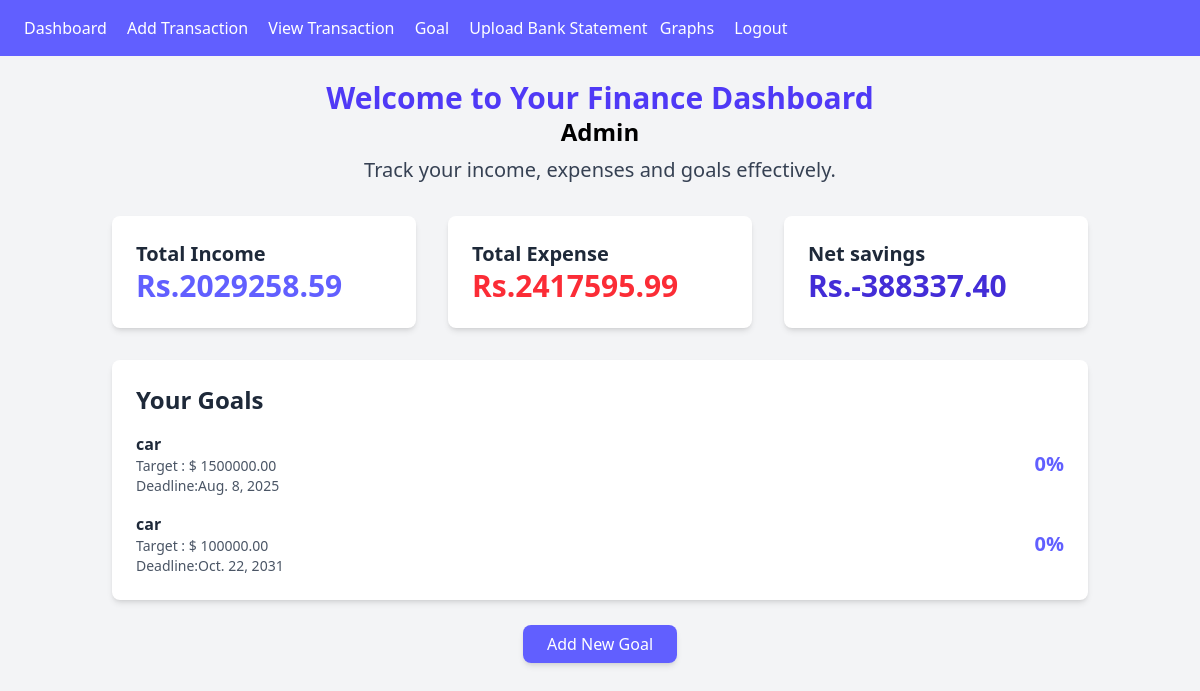
The app's page / (signed in) with its own data.
### finanace/models.py (models this page shows, shortened)
class Goal(models.Model):
    user=models.ForeignKey(User,on_delete=models.CASCADE)
    name=models.CharField(max_length=100)
    target_amount=models.DecimalField(max_digits=10,decimal_places=2)
    deadline=models.DateField()

### finanace/views.py (the view)
# urls.py: path("",DashboardView.as_view(),name="dashboard"),
class DashboardView(LoginRequiredMixin,View):
    def get(self,request,*args,**kwargs):
        transaction=Transaction.objects.filter(user=request.user)
        goal=Goal.objects.filter(user=request.user)
        total_income=Transaction.objects.filter(user=request.user,transaction_type="Income").aggregate(Sum('amount'))['amount__sum'] or 0
        total_expense=Transaction.objects.filter(user=request.user,transaction_type="Expense").aggregate(Sum('amount'))['amount__sum'] or 0
        net_saving=total_income-total_expense
        remaining_saving=net_saving
        goal_progress=[]
        for g in goal:
            if remaining_saving>=g.target_amount:
                goal_progress.append({'goal':g,"progress":100})
                remaining_saving-=g.target_amount
            elif remaining_saving>0:
                progress=(remaining_saving/g.target_amount)*100
                goal_progress.append({'goal':g,"progress":progress})
                remaining_saving=0
            else:
                goal_progress.append({'goal':g,"progress":0})
        context={
            'transactions':transaction,
            'total_income':total_income,
            'total_expense':total_expense,
            'net_saving':net_saving,
            'goal_progress':goal_progress
        }
        return render(request,"dashboard.html",context)

### finanace/templates/dashboard.html (shortened to what this page needs)
{% extends "base.html" %}
{% block content %}
    <div class="container mx-auto p-6">
        <div class="text-center mb-8">
            <h1 class="text-3xl font-bold text-indigo-600">
                Welcome to Your Finance Dashboard
            </h1>
            <h1 class="text-2xl font-bold">{{request.user | capfirst}}</h1>
            <p class="text-xl text-gray-700 mt-2">
                Track your income, expenses and goals effectively.
            </p>
        </div>
        <div class="grid grid-cols-1 sm:grid-cols-2 lg:grid-cols-3 gap-8 mb-8">
            <div class="bg-white p-6 rounded-lg shadow-md">
                <h2 class="text-xl font-semibold text-gray-800">
                    Total Income
                </h2 >
                <p class="text-3xl font-bold text-indigo-500">Rs.{{total_income|floatformat:2}}</p>
            </div>
            <div class="bg-white p-6 rounded-lg shadow-md">
                <h2 class="text-xl font-semibold text-gray-800">
                    Total Expense
                </h2 >
                <p class="text-3xl font-bold text-red-500">Rs.{{total_expense|floatformat:2}}</p>
            </div>
            <div class="bg-white p-6 rounded-lg shadow-md">
                <h2 class="text-xl font-semibold text-gray-800">
                    Net savings
                </h2 >
                <p class="text-3xl font-bold text-indigo-700">Rs.{{net_saving|floatformat:2}}</p>
            </div>
        </div>
        <div class="bg-white p-6 rounded-lg shadow-md mb-8">
            <h2 class="text-2xl font-semibold text-gray-800 mb-4">Your Goals</h2>
            <ul class="space-y-4">
                {% for item in goal_progress %}
                <li class="flex justify-between items-center">
                    <div class="text-gray-800">
                        <p class="font-semibold">{{item.goal.name}}</p>
                        <p class="text-sm text-gray-600">Target : $ {{item.goal.target_amount}}</p>
                        <p class="text-sm text-gray-600">Deadline:{{item.goal.deadline}}</p>
                    </div>
                    <div class="text-right">
                        <p class="text-xl font-bold text-indigo-500">{{item.progress}}%</p>
                    </div>
                </li>
                {% endfor %}
            </ul>
        </div>
        <div class="text-center">
            <a href="{% url 'Goal'%}" class="bg-indigo-500 text-white px-6 py-2 rounded-lg shadow-md hover:bg-indigo-600 transition">Add New Goal</a>
        </div>
    </div>
{% endblock content %}

### records on screen
Goal: goal.name "car", goal.target_amount "1500000.00", goal.deadline "Aug. 8, 2025", progress "0"
Goal: goal.name "car", goal.target_amount "100000.00", goal.deadline "Oct. 22, 2031", progress "0"

### other values on screen
{{ request.user | capfirst }} "Admin"
{{ total_income|floatformat:2 }} "2029258.59"
{{ total_expense|floatformat:2 }} "2417595.99"
{{ net_saving|floatformat:2 }} "-388337.40"
